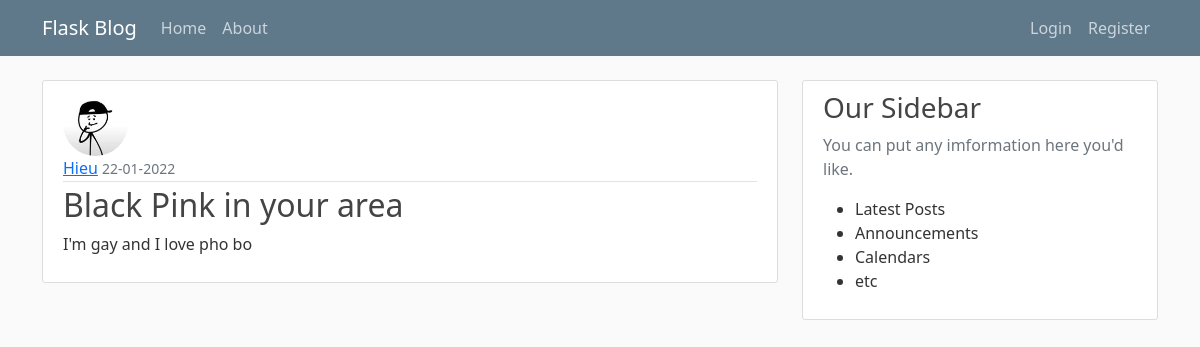
Screenshot of /post/2 with the database file from the repository.
### flaskblog/models.py (models this page shows, shortened)
class User(db.Model, UserMixin):
    id = db.Column(db.Integer, primary_key=True)
    username = db.Column(db.String(20), unique=True, nullable=False)
    email = db.Column(db.String(120), unique=True, nullable=False)
    image_file = db.Column(db.String(20), nullable=False, default='default.jpg')
    password = db.Column(db.String(60), nullable=False)
    posts = db.relationship('Post', backref='author', lazy=True)

class Post(db.Model):
    id = db.Column(db.Integer, primary_key=True)
    title = db.Column(db.String(100), nullable=False)
    date_posted = db.Column(db.DateTime, nullable=False, default = datetime.utcnow)
    content = db.Column(db.Text, nullable=False)
    user_id = db.Column(db.Integer,db.ForeignKey('user.id'), nullable=False)

### flaskblog/routes.py (the view)
@app.route("/post/<int:post_id>")
def post(post_id):
    post = Post.query.get_or_404(post_id)
    return render_template('post.html', title=post.title, post=post)

### flaskblog/templates/post.html (shortened to what this page needs)
{% extends "layout.html" %}
{% block content %}
        <article class="media content-section">
            <img class="rounded-circle article-img" src="{{ url_for('static', filename='profile_pics/' + post.author.image_file) }}">
            <div>
                <div class="article-metadata">
                    <a class="mr-2" href="{{ url_for('user_posts', username = post.author.username) }}">{{ post.author.username }}</a>
                    <small class="text-muted">{{ post.date_posted.strftime('%d-%m-%Y') }}</small>
                </div>
                <h2 class="article-title">{{ post.title }}</h2>
                <p class="article-content">{{ post.content }}</p>
            </div>
        </article>
{% endblock content %}

### flaskblog/static/main.css (style rules this page uses)
body { background: #fafafa; color: #333333; margin-top: 5rem; }
h1, h2, h3, h4, h5, h6 { color: #444444; }
.content-section { background: #ffffff; padding: 10px 20px; border: 1px solid #dddddd; border-radius: 3px; margin-bottom: 20px; }
.article-title { color: #444444; }
.article-content { white-space: pre-line; }
.article-img { height: 65px; width: 65px; margin-right: 16px; }
.article-metadata { padding-bottom: 1px; margin-bottom: 4px; border-bottom: 1px solid #e3e3e3 }

### rows the page displays
User: image_file (picture), author.username "Hieu"
Post: date_posted "22-01-2022", title "Black Pink in your area", content "I'm gay and I love pho bo"
